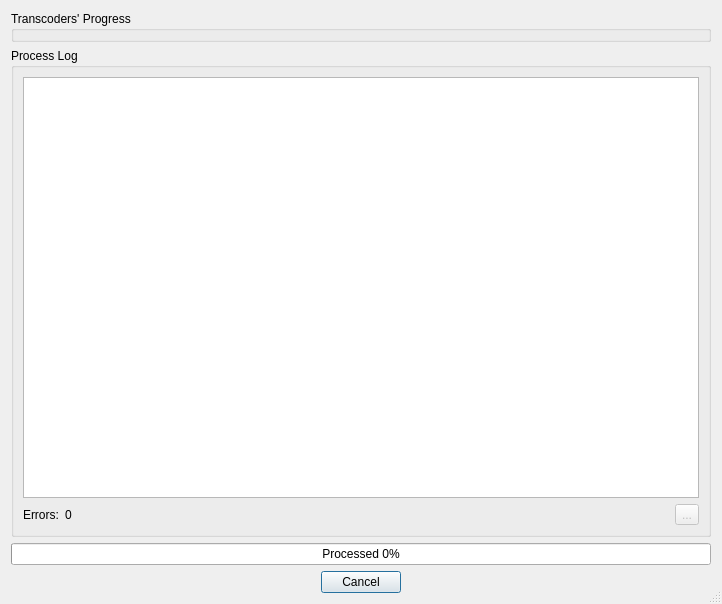
<?xml version="1.0" encoding="UTF-8"?>
<ui version="4.0">
 <class>ProcessDialog</class>
 <widget class="QDialog" name="ProcessDialog">
  <property name="windowModality">
   <enum>Qt::ApplicationModal</enum>
  </property>
  <property name="geometry">
   <rect>
    <x>0</x>
    <y>0</y>
    <width>722</width>
    <height>604</height>
   </rect>
  </property>
  <property name="minimumSize">
   <size>
    <width>722</width>
    <height>604</height>
   </size>
  </property>
  <property name="windowTitle">
   <string>Processing Files</string>
  </property>
  <property name="windowIcon">
   <iconset resource="rsc/resources.qrc">
    <normaloff>:/VideoTranscoder/process.ico</normaloff>:/VideoTranscoder/process.ico</iconset>
  </property>
  <property name="sizeGripEnabled">
   <bool>true</bool>
  </property>
  <property name="modal">
   <bool>true</bool>
  </property>
  <layout class="QVBoxLayout" name="verticalLayout" stretch="0,1,0,0">
   <item>
    <widget class="QGroupBox" name="m_workers">
     <property name="title">
      <string>Transcoders' Progress</string>
     </property>
    </widget>
   </item>
   <item>
    <widget class="QGroupBox" name="groupBox_2">
     <property name="title">
      <string>Process Log</string>
     </property>
     <layout class="QVBoxLayout" name="verticalLayout_2">
      <item>
       <widget class="QTextEdit" name="m_log">
        <property name="undoRedoEnabled">
         <bool>false</bool>
        </property>
        <property name="readOnly">
         <bool>true</bool>
        </property>
       </widget>
      </item>
      <item>
       <layout class="QHBoxLayout" name="horizontalLayout_2">
        <property name="topMargin">
         <number>0</number>
        </property>
        <item>
         <widget class="QLabel" name="m_errorsLabel">
          <property name="text">
           <string>Errors:</string>
          </property>
         </widget>
        </item>
        <item>
         <widget class="QLabel" name="m_errorsCountLabel">
          <property name="text">
           <string>0</string>
          </property>
         </widget>
        </item>
        <item>
         <spacer name="horizontalSpacer">
          <property name="orientation">
           <enum>Qt::Horizontal</enum>
          </property>
          <property name="sizeHint" stdset="0">
           <size>
            <width>40</width>
            <height>20</height>
           </size>
          </property>
         </spacer>
        </item>
        <item>
         <widget class="QToolButton" name="m_clipboard">
          <property name="enabled">
           <bool>false</bool>
          </property>
          <property name="toolTip">
           <string>Copy log to clipboard</string>
          </property>
          <property name="text">
           <string>...</string>
          </property>
          <property name="icon">
           <iconset resource="rsc/resources.qrc">
            <normaloff>:/VideoTranscoder/clipboard.ico</normaloff>:/VideoTranscoder/clipboard.ico</iconset>
          </property>
         </widget>
        </item>
       </layout>
      </item>
     </layout>
    </widget>
   </item>
   <item>
    <widget class="QProgressBar" name="m_globalProgress">
     <property name="toolTip">
      <string>Total conversion progress</string>
     </property>
     <property name="value">
      <number>0</number>
     </property>
     <property name="alignment">
      <set>Qt::AlignCenter</set>
     </property>
     <property name="format">
      <string>Processed %p%</string>
     </property>
    </widget>
   </item>
   <item>
    <layout class="QHBoxLayout" name="horizontalLayout">
     <item>
      <widget class="QPushButton" name="m_cancelButton">
       <property name="sizePolicy">
        <sizepolicy hsizetype="Fixed" vsizetype="Fixed">
         <horstretch>0</horstretch>
         <verstretch>0</verstretch>
        </sizepolicy>
       </property>
       <property name="text">
        <string>Cancel</string>
       </property>
      </widget>
     </item>
    </layout>
   </item>
  </layout>
 </widget>
 <resources>
  <include location="rsc/resources.qrc"/>
 </resources>
 <connections/>
</ui>
